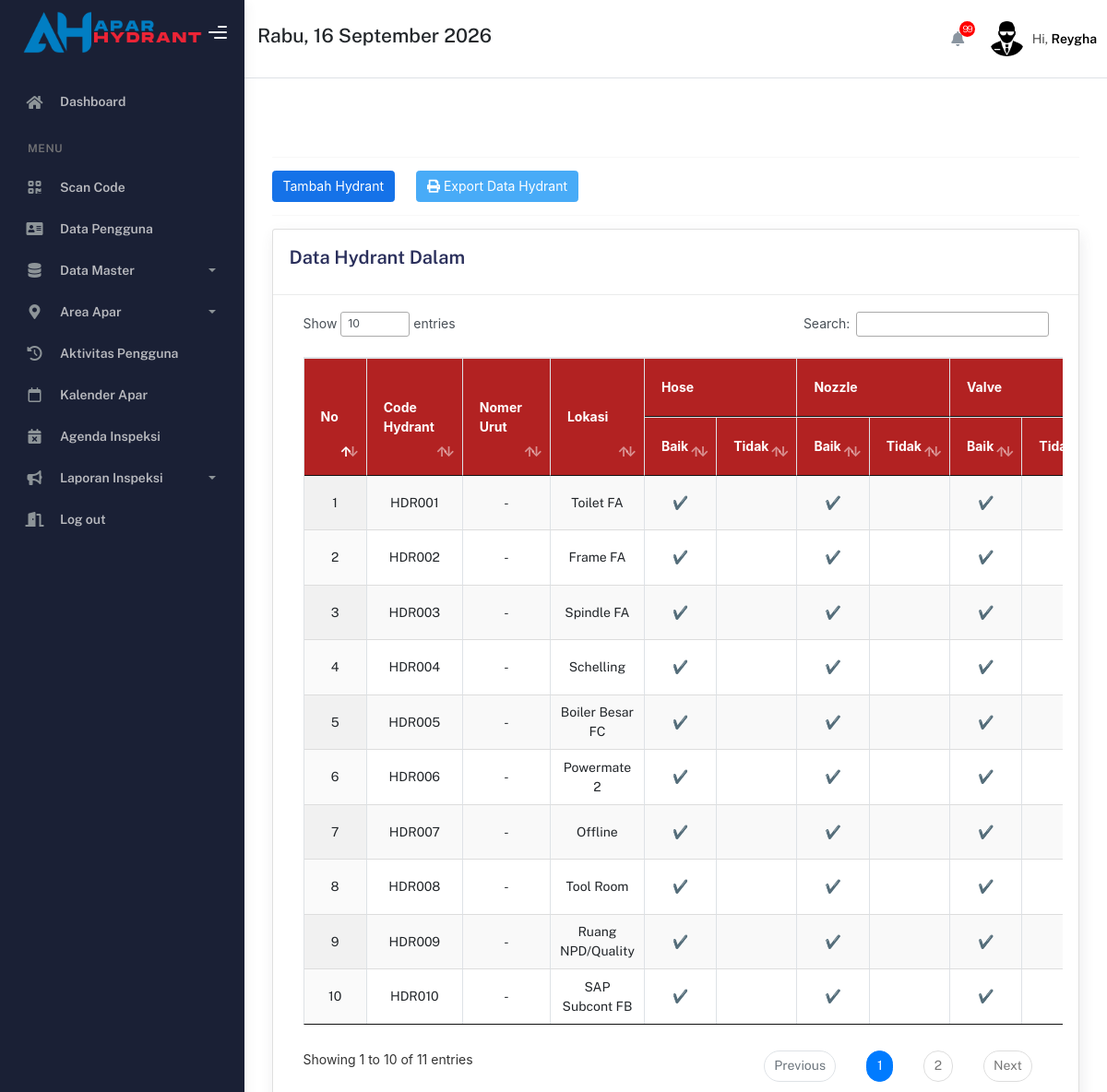
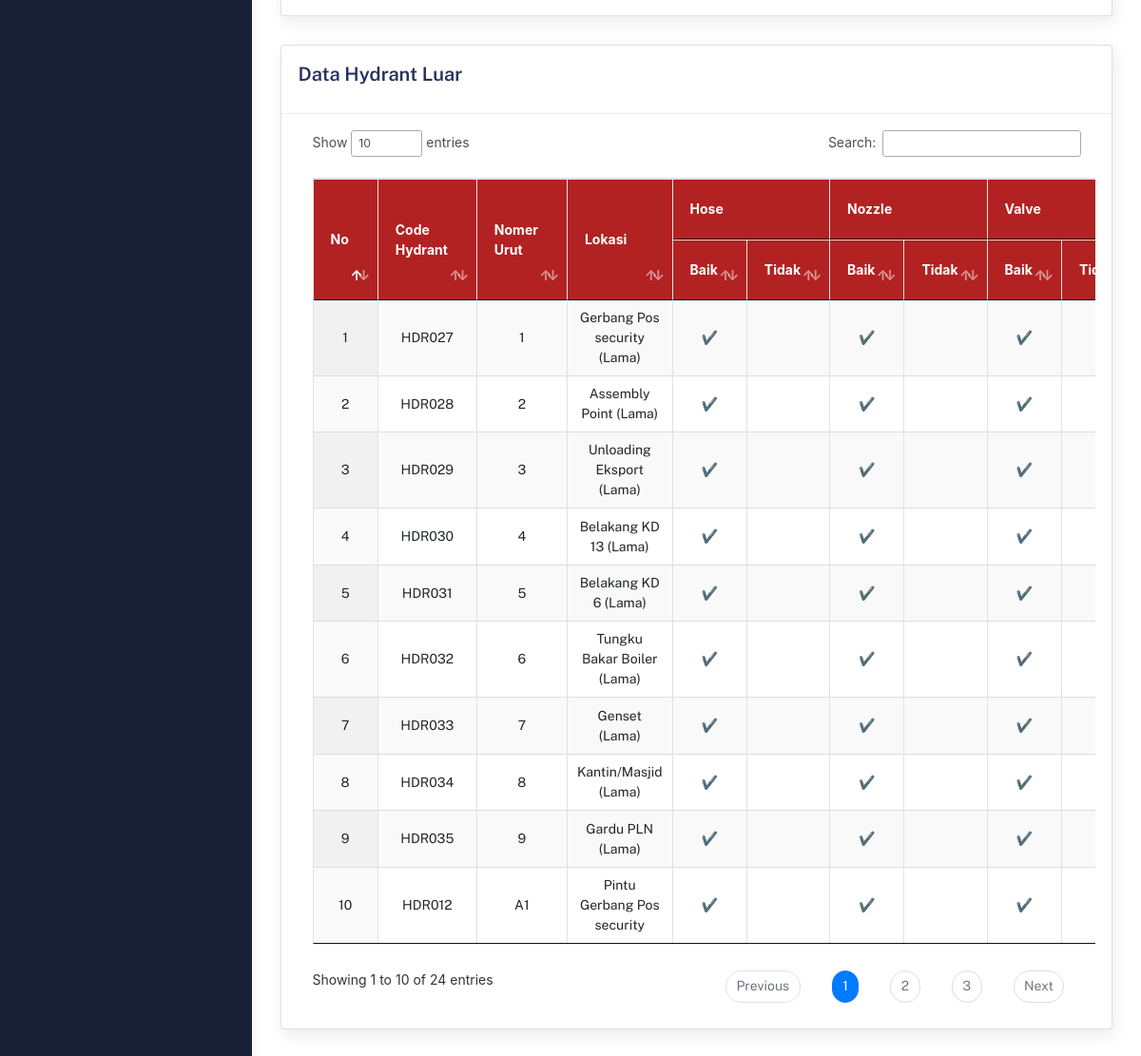
/admin/hydrant.php (signed in), run on the app's committed database (2 pictures, top to bottom).
### tables this page shows
CREATE TABLE `user` (
  `id` int(111) NOT NULL,
  `nama` varchar(200) NOT NULL,
  `username` varchar(200) NOT NULL,
  `password` varchar(200) NOT NULL,
  `level` enum('admin','user') NOT NULL
);

CREATE TABLE `data_hydrant` (
  `id` int(111) NOT NULL,
  `code_hydrant` varchar(231) NOT NULL,
  `nomer_urut` varchar(231) NOT NULL,
  `lokasi` varchar(231) NOT NULL,
  `jenis_lokasi` varchar(231) NOT NULL,
  `hose` varchar(231) NOT NULL,
  `nozzle` varchar(231) NOT NULL,
  `valve` varchar(231) NOT NULL,
  `kunci` varchar(231) NOT NULL,
  `seal_karet_hose` varchar(231) NOT NULL,
  `seal_karet_nozzle` varchar(231) NOT NULL,
  `box_hydrant` varchar(231) NOT NULL,
  `keterangan` varchar(231) NOT NULL
);

### admin/hydrant.php (the view, shortened to what the rows shown need)
<!DOCTYPE html>
<html lang="en">
<head>
    <link rel="stylesheet" href="https://cdnjs.cloudflare.com/ajax/libs/font-awesome/6.5.2/css/all.min.css">
    <link rel="stylesheet" href="../assets/css/bootstrap.min.css" />
    <link rel="stylesheet" href="../assets/css/plugins.min.css" />
    <link rel="stylesheet" href="../assets/css/kaiadmin.min.css" />
    <link rel="stylesheet" href="../assets/css/demo.css" />
</head>
<body>
    <div class="wrapper">
        <div class="main-panel">
            <div class="main-header">
                <nav class="navbar navbar-header navbar-header-transparent navbar-expand-lg border-bottom">
                    <div class="container-fluid">
                        <ul class="navbar-nav topbar-nav ms-md-auto align-items-center">
                            <?php
                            include '../koneksi.php';
                            $user = $_SESSION['username'];
                            $query = "SELECT * FROM user where username='$user'";
                            $result = mysqli_query($koneksi, $query);
                            while ($row = mysqli_fetch_assoc($result)) {
                            ?>
                                <li class="nav-item topbar-user dropdown hidden-caret">
                                    <a class="dropdown-toggle profile-pic" data-bs-toggle="dropdown" href="#" aria-expanded="false">
                                        <div class="avatar-sm">
                                            <img src="../assets/img/orang.png" alt="..." class="avatar-img rounded-circle" />
                                        </div>
                                        <span class="profile-username">
                                            <span class="op-7">Hi,</span>
                                            <span class="fw-bold"><?php echo $row['nama'] ?></span>
                                        </span>
                                    </a>
                                <?php
                            }
                                ?>
                                </li>
                    </div>
                </nav>
            </div>
            <link href="https://maxcdn.bootstrapcdn.com/bootstrap/4.5.2/css/bootstrap.min.css" rel="stylesheet">
            <link rel="stylesheet" href="../assets/css/jquery.dataTables.min.css">
            <div class="container">
                <div class="page-inner">
                    <br>
                    <br>
                    <br>
                    <div class="row">
                        <div class="col-12">
                            <div class="card">
                                <div class="card-content collapse show">
                                    <div class="card-body">
                                        <div class="height-400">
                                            <div class="table-responsive">
                                                <table id="example" class="display table-bordered" style="width:100%">
                                                    <thead>
                                                        <tr style="background-color: #B22222; color: white;">
                                                            <th rowspan="2">No</th>
                                                            <th rowspan="2">Code Hydrant</th>
                                                            <th rowspan="2">Nomer Urut</th>
                                                            <th rowspan="2">Lokasi</th>
                                                            <th colspan="2">Hose</th>
                                                            <th colspan="2">Nozzle</th>
                                                            <th colspan="2">Valve</th>
                                                        </tr>
                                                        <tr style="background-color: #B22222; color: white;">
                                                            <th>Baik</th>
                                                            <th>Tidak</th>
                                                            <th>Baik</th>
                                                            <th>Tidak</th>
                                                            <th>Baik</th>
                                                            <th>Tidak</th>
                                                        </tr>
                                                    </thead>
                                                    <tbody style="background-color:white;">
                                                        <?php
                                                        include('../koneksi.php');
                                                         $query = "SELECT * FROM data_hydrant WHERE jenis_lokasi = 'Indoor' ORDER BY CAST(nomer_urut AS UNSIGNED) ASC";
                                                        $result = mysqli_query($koneksi, $query);
                                                        $no = 1;
                                                        while ($row = mysqli_fetch_assoc($result)) {
                                                        ?>
                                                            <tr align="center">
                                                                <td style="text-align: center;"><?php echo $no; ?></td>
                                                                <td><?php echo $row['code_hydrant']; ?></td>
                                                                <td><?php echo $row['nomer_urut']; ?></td>
                                                                <td><?php echo $row['lokasi']; ?></td>
                                                                <td>
                                                                    <?php if ($row['hose'] == 'Baik') { ?>
                                                                        ✔️
                                                                    <?php } ?>
                                                                </td>
                                                                <td>
                                                                </td>
                                                                <td>
                                                                    <?php if ($row['nozzle'] == 'Baik') { ?>
                                                                        ✔️
                                                                    <?php } ?>
                                                                </td>
                                                                <td>
                                                                </td>
                                                                <td>
                                                                    <?php if ($row['valve'] == 'Baik') { ?>
                                                                        ✔️
                                                                    <?php } ?>
                                                                </td>
                                                                <td>
                                                                </td>
                                                            </tr>
                                                        <?php
                                                            $no++;
                                                        }
                                                        ?>
                                                    </tbody>
                                                </table>
                                            </div>
                                        </div>
                                    </div>
                                </div>
                            </div>
                        </div>
                    </div>
                    <div class="row">
                        <div class="col-12">
                            <div class="card">
                                <div class="card-content collapse show">
                                    <div class="card-body">
                                        <div class="height-400">
                                            <div class="table-responsive">
                                                <table id="dalam" class="display table-bordered" style="width:100%">
                                                    <thead>
                                                        <tr style="background-color: #B22222; color: white;">
                                                            <th rowspan="2">No</th>
                                                            <th rowspan="2">Code Hydrant</th>
                                                            <th rowspan="2">Nomer Urut</th>
                                                            <th rowspan="2">Lokasi</th>
                                                            <th colspan="2">Hose</th>
                                                            <th colspan="2">Nozzle</th>
                                                            <th colspan="2">Valve</th>
                                                        </tr>
                                                        <tr style="background-color: #B22222; color: white;">
                                                            <th>Baik</th>
                                                            <th>Tidak</th>
                                                            <th>Baik</th>
                                                            <th>Tidak</th>
                                                            <th>Baik</th>
                                                            <th>Tidak</th>
                                                        </tr>
                                                    </thead>
                                                    <tbody style="background-color:white;">
                                                        <?php
                                                        include('../koneksi.php');
                                                        $query = "SELECT * FROM data_hydrant WHERE jenis_lokasi = 'Outdoor' ORDER BY CAST(SUBSTRING(nomer_urut, 2) AS UNSIGNED) ASC";
                                                        $result = mysqli_query($koneksi, $query);
                                                        $no = 1;
                                                        while ($row = mysqli_fetch_assoc($result)) {
                                                        ?>
                                                            <tr align="center">
                                                                <td style="text-align: center;"><?php echo $no; ?></td>
                                                                <td><?php echo $row['code_hydrant']; ?></td>
                                                                <td><?php echo $row['nomer_urut']; ?></td>
                                                                <td><?php echo $row['lokasi']; ?></td>
                                                                <td>
                                                                </td>
                                                                <td>
                                                                </td>
                                                                <td>
                                                                </td>
                                                                <td>
                                                                </td>
                                                                <td>
                                                                </td>
                                                                <td>
                                                                </td>
                                                            </tr>
                                                        <?php
                                                            $no++;
                                                        }
                                                        ?>
                                                    </tbody>
                                                </table>
                                            </div>
                                        </div>
                                    </div>
                                </div>
                            </div>
                        </div>
                    </div>
                </div>
            </div>
        </div>
</body>
</html>

### data on the page
user: nama "Reygha"
data_hydrant: code_hydrant "HDR001", nomer_urut "-", lokasi "Toilet FA"
data_hydrant: code_hydrant "HDR002", nomer_urut "-", lokasi "Frame FA"
data_hydrant: code_hydrant "HDR003", nomer_urut "-", lokasi "Spindle FA"
data_hydrant: code_hydrant "HDR004", nomer_urut "-", lokasi "Schelling"
data_hydrant: code_hydrant "HDR005", nomer_urut "-", lokasi "Boiler Besar FC"
data_hydrant: code_hydrant "HDR006", nomer_urut "-", lokasi "Powermate 2"
data_hydrant: code_hydrant "HDR007", nomer_urut "-", lokasi "Offline"
data_hydrant: code_hydrant "HDR008", nomer_urut "-", lokasi "Tool Room"
data_hydrant: code_hydrant "HDR009", nomer_urut "-", lokasi "Ruang NPD/Quality"
data_hydrant: code_hydrant "HDR010", nomer_urut "-", lokasi "SAP Subcont FB"

### other printed values
$total_items "99"
